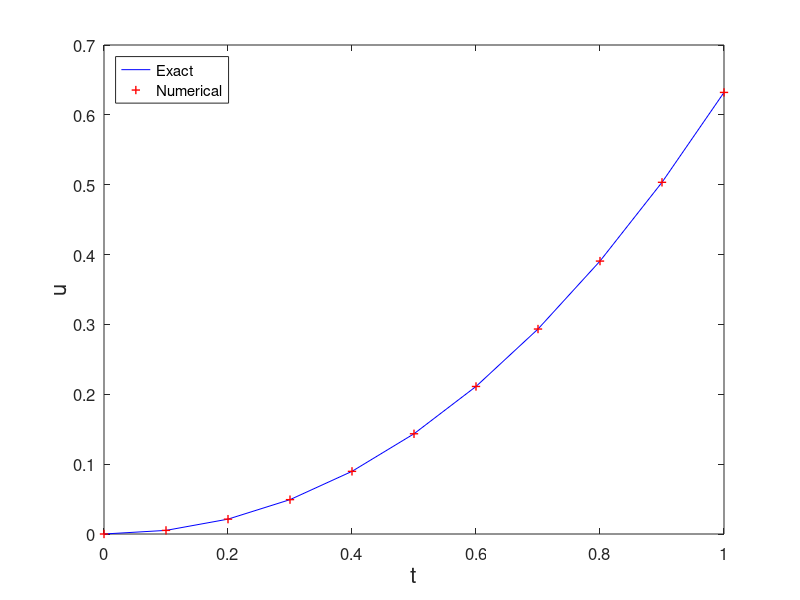

This chart was generated by the following MATLAB code:
% RungeKutta.m
% Runge-Kutta method for the ODE model
% u'(t)=t^2+t-u, t in [0,1] 
% Initial condition: u(0)=0 ;
% Exact solution: u(t)=-exp(-t)+t^2-t+1.
clear all; close all;
h=0.1;
t=0:h:1;                     % interval partition
N=length(t)-1;
un(1)=0;                     % initial value
fun=@(x,u) x.^2+x-u;         % RHS
for n=1:N
    k1=fun(t(n),un(n));
    k2=fun(t(n)+h/2,un(n)+h/2*k1);
    k3=fun(t(n)+h/2,un(n)+h/2*k2);
    k4=fun(t(n)+h,un(n)+h*k3);
    un(n+1)=un(n)+h/6*(k1+2*k2+2*k3+k4);
end
ue=-exp(-t)+t.^2-t+1;        % exact solution
plot(t,ue,'b-',t,un,'r+','LineWidth',1)
legend('Exact','Numerical','location','northwest')
% title('Runge-Kutta Method','fontsize',12)
set(gca,'fontsize',12)
xlabel('t','fontsize',16), ylabel('u','fontsize',16)

% print -dpng -r600 RungeKutta.png
% print -depsc2 RungeKutta.eps
